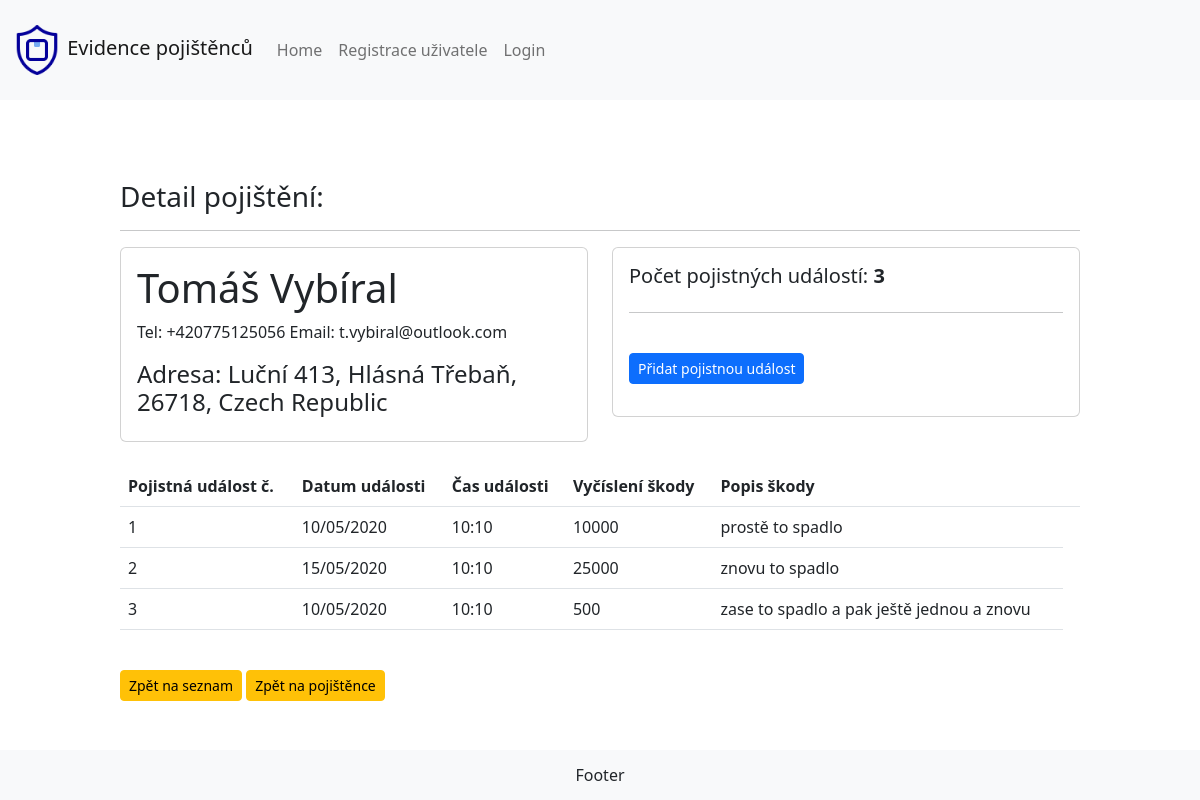
Screenshot of /pojistenci/pojisteni_detail/42/ with the database file from the repository.
### pojistenci/models.py (models this page shows, shortened)
class SeznamPojisteni(models.Model):
    pojistenec = models.ForeignKey(
        Pojistenec, null=True, on_delete=models.CASCADE, verbose_name='Pojištěnec')
    typ_pojisteni = models.ForeignKey(
        TypPojisteni, null=True, on_delete=models.SET_NULL, verbose_name='Druh pojištění')
    predmet_pojisteni = models.CharField(max_length=80, null=True, verbose_name='Předmět pojištění')
    hodnota_pojisteni = models.CharField(max_length=10, null=True, verbose_name='Hodnota pojištění')
    plati_od = models.CharField(max_length=10, null=True, verbose_name='Platí od')
    plati_do = models.CharField(max_length=10, null=True, verbose_name='Platí do')
    poznamka = models.TextField(null=True, verbose_name='Poznámka', blank=True) # není povinné pole
    date_created = models.DateTimeField(auto_now_add=True, null=True, verbose_name='Datum vytvoření')
    class Meta:
        verbose_name = 'Seznam pojištění'
        verbose_name_plural = 'Seznam pojištění'

class Pojistenec(models.Model):
    jmeno = models.CharField(max_length=200, verbose_name='Jméno')
    prijmeni = models.CharField(max_length=200, verbose_name='Příjmení')
    email = models.EmailField(max_length=200)
    telefon = models.CharField(max_length=15, verbose_name='Telefon')
    ulice_cp = models.CharField(
        max_length=200, verbose_name='Ulice a číslo popisné')
    mesto = models.CharField(max_length=100, verbose_name='Město')
    psc = models.CharField(max_length=9, verbose_name='PSČ')
    stat = models.ForeignKey(
        Stat, on_delete=models.SET_NULL, null=True, verbose_name='Stát')
    def __init__(self, *args, **kwargs):
        super(Pojistenec, self).__init__(*args, **kwargs)
    class Meta:
        verbose_name = 'Pojištěnec'
        verbose_name_plural = 'Pojištěnci'

class Stat(models.Model):
    stat = models.CharField(max_length=50)
    ordering = ['-stat']
    def __str__(self) -> str:
        return self.stat
    class Meta:
        verbose_name = 'Stát'
        verbose_name_plural = 'Státy'

class PojistneUdalosti(models.Model):
    pojisteni = models.ForeignKey(SeznamPojisteni, null=True, on_delete=models.CASCADE, verbose_name='Pojištění')
    datum_udalosti = models.CharField(max_length=10, null=True, verbose_name='Datum události')
    cas_udalosti = models.CharField(max_length=10, null=True, verbose_name='Čas události')
    popis_skody = models.TextField(null=True, verbose_name='Popis škodní údálosti')
    vycisleni_skody = models.CharField(max_length=10, null=True, verbose_name='Vyčíslení hodnoty škody')
    class Meta:
        verbose_name = 'Pojistná událost'
        verbose_name_plural = 'Pojistné události'

### pojistenci/views.py (the view)
# urls.py: path('pojisteni_detail/<str:pk>/', views.detail_pojisteni, name='pojisteni_detail'),
def detail_pojisteni(request, pk):
    pojistky = SeznamPojisteni.objects.get(pk=pk)
    template_name = 'pojistenci/pojisteni_detail.html'
    pojistne_udalosti = PojistneUdalosti.objects.filter(pojisteni_id=pk)
    pocet_udalosti = pojistne_udalosti.count()
    context = {'pojistky':pojistky, 'pojistne_udalosti':pojistne_udalosti, 'pocet_udalosti':pocet_udalosti}
    return render(request, template_name, context)

### pojistenci/templates/pojistenci/pojisteni_detail.html (shortened to what this page needs)
{% extends 'base.html' %} {% block content %}
<h3>Detail pojištění:</h3>
<hr />
<div class="row">
  <div class="col-md">
    <div class="card card-body">
      <h1>{{pojistky.pojistenec.jmeno}} {{pojistky.pojistenec.prijmeni}}</h1>
      <p>Tel: {{pojistky.pojistenec.telefon}}  Email: {{pojistky.pojistenec.email}}  </p>
      <h4>
        Adresa: {{pojistky.pojistenec.ulice_cp}}, {{pojistky.pojistenec.mesto}}, {{pojistky.pojistenec.psc}},
        {{pojistky.pojistenec.stat}}
      </h4>
    </div>
  </div>
  <div class="col-md">
    <div class="card card-body">
      <h5>Počet pojistných událostí:  <strong>{{pocet_udalosti}}</strong></h5>
      <hr>
      <br>
      <p><a class="btn btn-primary btn-sm btn-block" href="{% url 'create_udalost' pojistky.id %}">Přidat pojistnou událost</a></p>
    </div>
  </div>
</div>
<br>
<table class="table table-hover">
  <tr>
    <th>Pojistná událost č. </th>
    <th>Datum události</th>
    <th>Čas události</th>
    <th>Vyčíslení škody</th>
    <th>Popis škody</th>
    <th></th>
  </tr>
  {% for udalost in pojistne_udalosti %}
  <tr>
    <td>{{udalost.id}}</td>
    <td>{{udalost.datum_udalosti}}</td>
    <td>{{udalost.cas_udalosti}}</td>
    <td>{{udalost.vycisleni_skody}}</td>
    <td>{{udalost.popis_skody}}</td>
  </tr>
  {% endfor %}
</table>
<br>
<a class="btn btn-sm btn-warning" href="{% url 'home' %}">Zpět na seznam</a> <a class="btn btn-sm btn-warning" href={% url 'pojistenec_detail' pojistky.pojistenec.id %}>Zpět na pojištěnce</a>
{% endblock %}

### pojistenci/static/css/style.css (style rules this page uses)
html, body { width: 100%; height: 100%; margin: 0; }

### rows the page displays
SeznamPojisteni: pojistenec.jmeno "Tomáš", pojistenec.prijmeni "Vybíral", pojistenec.telefon "+420775125056", pojistenec.email "t.vybiral@outlook.com", pojistenec.ulice_cp "Luční 413", pojistenec.mesto "Hlásná Třebaň", pojistenec.psc "26718", pojistenec.stat "Czech Republic"
PojistneUdalosti: id "1", datum_udalosti "10/05/2020", cas_udalosti "10:10", vycisleni_skody "10000", popis_skody "prostě to spadlo"
PojistneUdalosti: id "2", datum_udalosti "15/05/2020", cas_udalosti "10:10", vycisleni_skody "25000", popis_skody "znovu to spadlo"
PojistneUdalosti: id "3", datum_udalosti "10/05/2020", cas_udalosti "10:10", vycisleni_skody "500", popis_skody "zase to spadlo a pak ještě jednou a znovu"

### other values shown
{{ pocet_udalosti }} "3"
